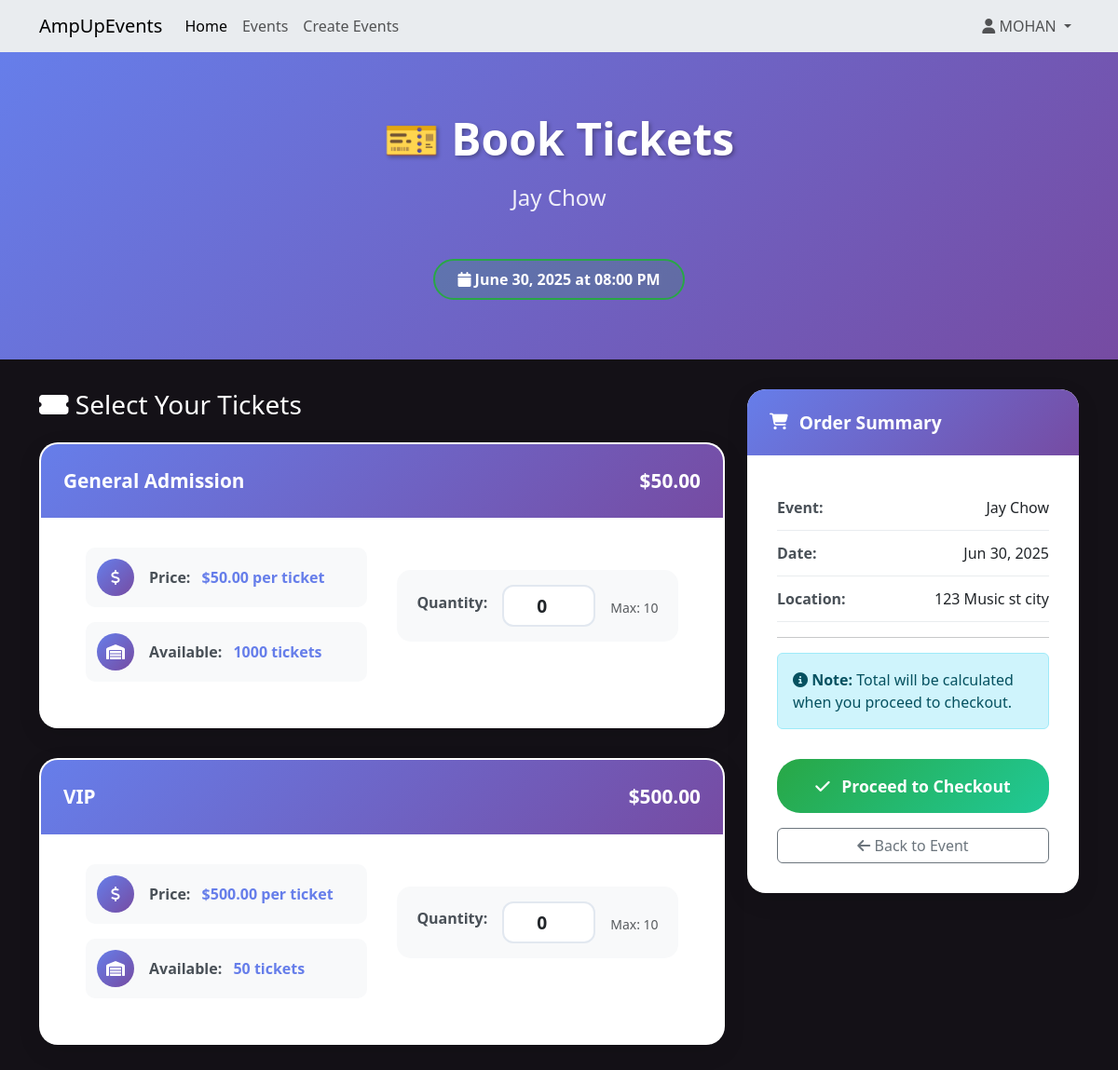
The page /events/5/book (signed in) on the database as committed earlier.
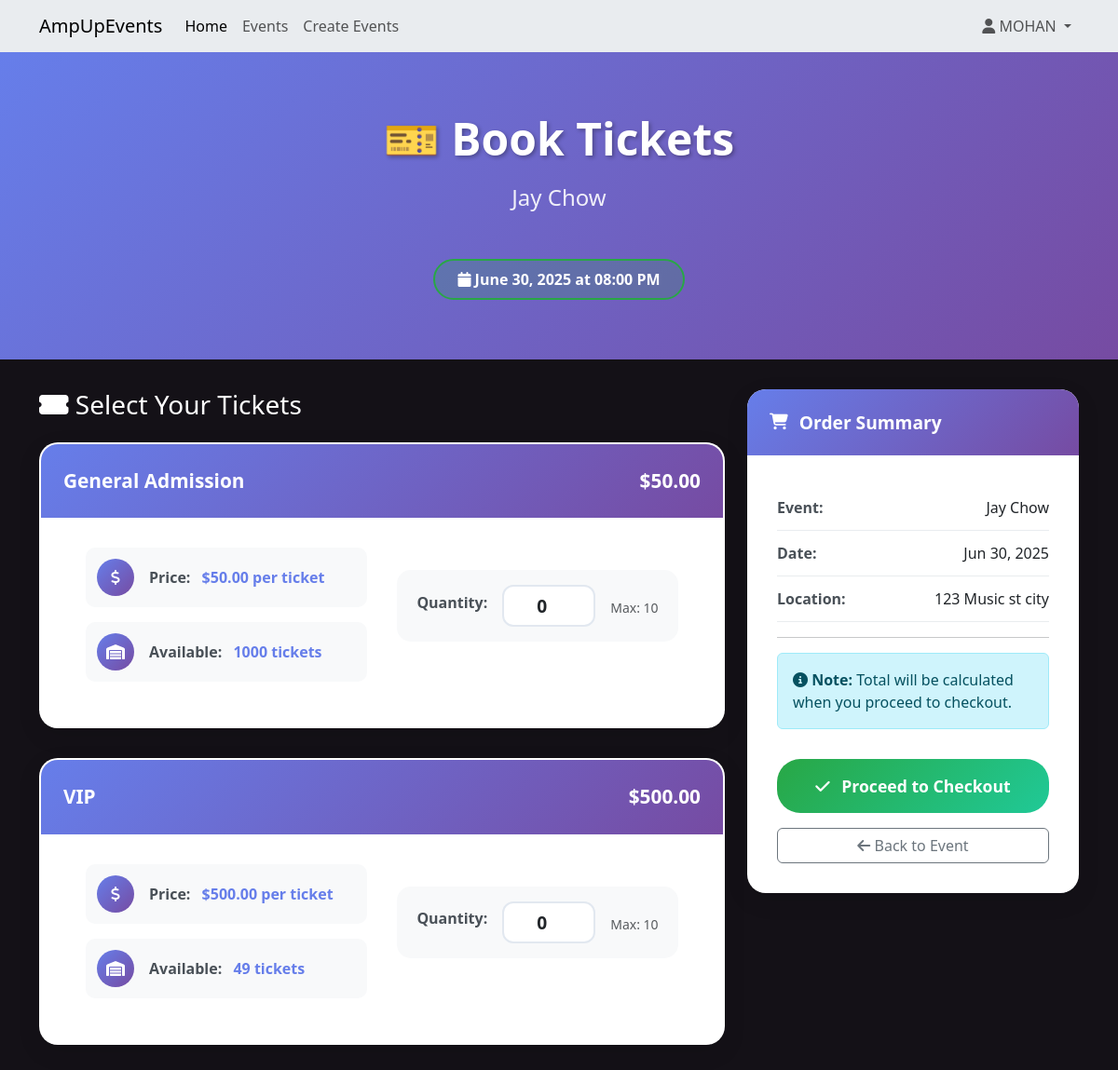
The same page on the database as committed later.
### website/models.py (models this page shows, shortened)
class ticket_type(db.Model):
    __tablename__ = 'ticket_type'
    id = db.Column(db.Integer, primary_key=True)  # Unique identifier for the ticket type
    event_id = db.Column(db.Integer, db.ForeignKey('events.id'), nullable=False)  # Foreign key linking to the Event
    type_name = db.Column(db.String(100), nullable=False)  # Name of the ticket type (e.g., General, VIP)
    description = db.Column(db.Text, nullable=True) # Optional description for this ticket type
    price = db.Column(db.Float, nullable=False)  # Price of the ticket
    quantity_available = db.Column(db.Integer, nullable=False)  # Number of tickets available for this type
    created_at = db.Column(db.DateTime, default=datetime.now)  # Creation timestamp
    updated_at = db.Column(db.DateTime, default=datetime.now, onupdate=datetime.now)  # Last update timestam

### website/events.py (the view, shortened to what this page needs)
@eventbp.route('/<int:id>/book', methods=['GET', 'POST'])
@login_required
def book_tickets(id):
    event = db.session.query(Event).filter_by(id=id).first_or_404()
    form = BookingForm()
    if event.current_status in ['Cancelled', 'Sold Out', 'Completed', 'Inactive']:
        flash(f"Sorry, this event is {event.current_status.lower()} and not available for booking.", "warning")
        return redirect(url_for('event.details', id=id))
    ticket_types = event.ticket_types.filter(ticket_type.quantity_available > 0).all()
    if not ticket_types:
        flash("Sorry, there are no tickets available for this event.", "warning")
        return redirect(url_for('event.details', id=id))
    return render_template('events/bookTickets.html', event=event, ticket_types=ticket_types, form=form)

### website/forms.py
class BookingForm(FlaskForm):
    submit = SubmitField('Proceed to Checkout')

### website/models.py (called while the page is built)
    @property
    def current_status(self):
        if self.status == 'Cancelled':
            return 'Cancelled'
        if self.status == 'Completed':
            return 'Completed'
        if self.start_datetime and self.start_datetime < datetime.now():
            return 'Inactive'
        if self.ticket_types:
            total_available = sum(ticket.quantity_available for ticket in self.ticket_types)
            if total_available == 0:
                return 'Sold Out'
        return 'Open'

### website/templates/events/bookTickets.html (shortened to what the changed rows need)
{% extends 'base.html' %}
{% block head %}
<link rel="stylesheet" href="{{ url_for('static', filename='style/bookTickets.css') }}">
{% endblock %}
{% block content %}
<div class="booking-hero">
    <div class="container">
        <div class="text-center">
            <h1 class="hero-title">🎫 Book Tickets</h1>
        </div>
    </div>
</div>
<div class="container">
            <form method="POST" id="booking-form">
        <div class="row">
            <div class="col-lg-8">
                {% for ticket in ticket_types %}
                <div class="ticket-selection-card">
                    <div class="ticket-type-header">
                        {{ ticket.type_name }}
                        <span class="float-end">${{ "%.2f"|format(ticket.price) }}</span>
                    </div>
                    <div class="row">
                        <div class="col-md-6">
                            <div class="detail-item">
                                <div class="detail-icon">
                                    <i class="fas fa-dollar-sign"></i>
                                </div>
                                <div>
                                    <span class="detail-label">Price:</span>
                                    <span class="detail-value">${{ "%.2f"|format(ticket.price) }} per ticket</span>
                                </div>
                            </div>
                            <div class="detail-item">
                                <div class="detail-icon">
                                    <i class="fas fa-warehouse"></i>
                                </div>
                                <div>
                                    <span class="detail-label">Available:</span>
                                    <span class="detail-value">{{ ticket.quantity_available }} tickets</span>
                                </div>
                            </div>
                        </div>
                        <div class="col-md-6">
                            <div class="quantity-selector">
                                <label for="quantity_{{ ticket.id }}" class="form-label">Quantity:</label>
                                <input type="number"
                                       id="quantity_{{ ticket.id }}"
                                       name="quantity_{{ ticket.id }}"
                                       class="form-control qty-input"
                                       value="0"
                                       min="0"
                                       max="{{ [ticket.quantity_available, 10]|min }}"
                                       style="width: 100px; display: inline-block;">
                                <small class="form-text text-muted">Max: {{ [ticket.quantity_available, 10]|min }}</small>
                            </div>
                        </div>
                    </div>
                </div>
                {% endfor %}
            </div>
        </div>
    </form>
</div>
{% endblock %}

Rows that differ between the two databases and show on the page:
changed ticket_type "VIP": quantity_available "50" → "49"
